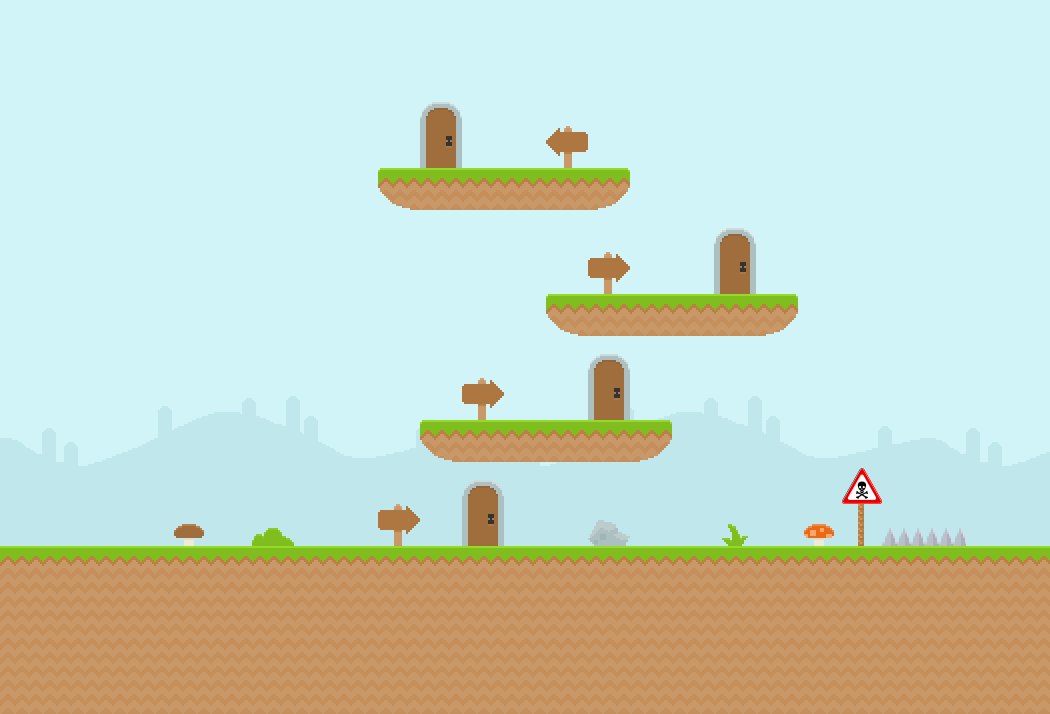

This game map was drawn from its Tiled (.tmx) file and the tilesets committed beside it. A one-line description and the full map source follow:
An orthogonal 25x17 tile map with 42x42 px tiles, 2 tile layers (background, foreground) and 2 objects (player, diamond).

<map version="1.0" tiledversion="1.0.2" orientation="orthogonal" renderorder="right-down" width="25" height="17" tilewidth="42" tileheight="42" nextobjectid="4">
 <tileset firstgid="1" source="tileset.tsx" />
 <layer name="background" width="25" height="17">
  <data encoding="csv">
239,239,239,239,239,239,239,239,239,239,239,239,239,239,239,239,239,239,239,239,239,239,239,239,239,
239,239,239,239,239,239,239,239,239,239,239,239,239,239,239,239,239,239,239,239,239,239,239,239,239,
239,239,239,239,239,239,239,239,239,239,239,239,239,239,239,239,239,239,239,239,239,239,239,239,239,
239,239,239,239,239,239,239,239,239,239,239,239,239,239,239,239,239,239,239,239,239,239,239,239,239,
239,239,239,239,239,239,239,239,239,239,239,239,239,239,239,239,239,239,239,239,239,239,239,239,239,
239,239,239,239,239,239,239,239,239,239,239,239,239,239,239,239,239,239,239,239,239,239,239,239,239,
239,239,239,239,239,239,239,239,239,239,239,239,239,239,239,239,239,239,239,239,239,239,239,239,239,
239,239,239,239,239,239,239,239,239,239,239,239,239,239,239,239,239,239,239,239,239,239,239,239,239,
239,239,239,239,239,239,239,239,239,239,239,239,239,239,239,239,239,239,239,239,239,239,239,239,239,
230,231,232,233,234,235,236,237,238,239,240,230,231,232,233,234,235,236,237,238,239,240,230,231,232,
260,261,262,263,264,265,266,267,268,269,270,260,261,262,263,264,265,266,267,268,269,270,260,261,262,
290,291,292,293,294,295,296,297,298,299,300,290,291,292,293,294,295,296,297,298,299,300,290,291,292,
300,300,300,300,300,300,300,300,300,300,300,300,300,300,300,300,300,300,300,300,300,300,300,300,300,
300,300,300,300,300,300,300,300,300,300,300,300,300,300,300,300,300,300,300,300,300,300,300,300,300,
300,300,300,300,300,300,300,300,300,300,300,300,300,300,300,300,300,300,300,300,300,300,300,300,300,
300,300,300,300,300,300,300,300,300,300,300,300,300,300,300,300,300,300,300,300,300,300,300,300,300,
300,300,300,300,300,300,300,300,300,300,300,300,300,300,300,300,300,300,300,300,300,300,300,300,300
</data>
 </layer>
 <layer name="foreground" width="25" height="17">
  <data encoding="csv">
0,0,0,0,0,0,0,0,0,0,0,0,0,0,0,0,0,0,0,0,0,0,0,0,0,
0,0,0,0,0,0,0,0,0,0,0,0,0,0,0,0,0,0,0,0,0,0,0,0,0,
0,0,0,0,0,0,0,0,0,0,167,0,0,0,0,0,0,0,0,0,0,0,0,0,0,
0,0,0,0,0,0,0,0,0,0,168,0,0,257,0,0,0,0,0,0,0,0,0,0,0,
0,0,0,0,0,0,0,0,0,126,124,124,124,124,156,0,0,0,0,0,0,0,0,0,0,
0,0,0,0,0,0,0,0,0,0,0,0,0,0,0,0,0,167,0,0,0,0,0,0,0,
0,0,0,0,0,0,0,0,0,0,0,0,0,0,256,0,0,168,0,0,0,0,0,0,0,
0,0,0,0,0,0,0,0,0,0,0,0,0,126,124,124,124,124,156,0,0,0,0,0,0,
0,0,0,0,0,0,0,0,0,0,0,0,0,0,167,0,0,0,0,0,0,0,0,0,0,
0,0,0,0,0,0,0,0,0,0,0,256,0,0,168,0,0,0,0,0,0,0,0,0,0,
0,0,0,0,0,0,0,0,0,0,126,124,124,124,124,156,0,0,0,0,0,0,0,0,0,
0,0,0,0,0,0,0,0,0,0,0,167,0,0,0,0,0,0,0,0,688,0,0,0,0,
0,0,0,0,108,0,47,0,0,256,0,168,0,0,49,0,0,18,0,109,347,119,119,0,0,
124,124,124,124,124,124,124,124,124,124,124,124,124,124,124,124,124,124,124,124,124,124,124,124,124,
153,153,153,153,153,153,153,153,153,153,153,153,153,153,153,153,153,153,153,153,153,153,153,153,153,
153,153,153,153,153,153,153,153,153,153,153,153,153,153,153,153,153,153,153,153,153,153,153,153,153,
153,153,153,153,153,153,153,153,153,153,153,153,153,153,153,153,153,153,153,153,153,153,153,153,153
</data>
 </layer>
 <objectgroup name="objects">
  <object id="1" name="player" type="player" x="74.6667" y="488.33" width="52" height="53.3333" />
  <object id="2" name="diamond" x="760" y="247" width="35" height="38" />
 </objectgroup>
</map>
